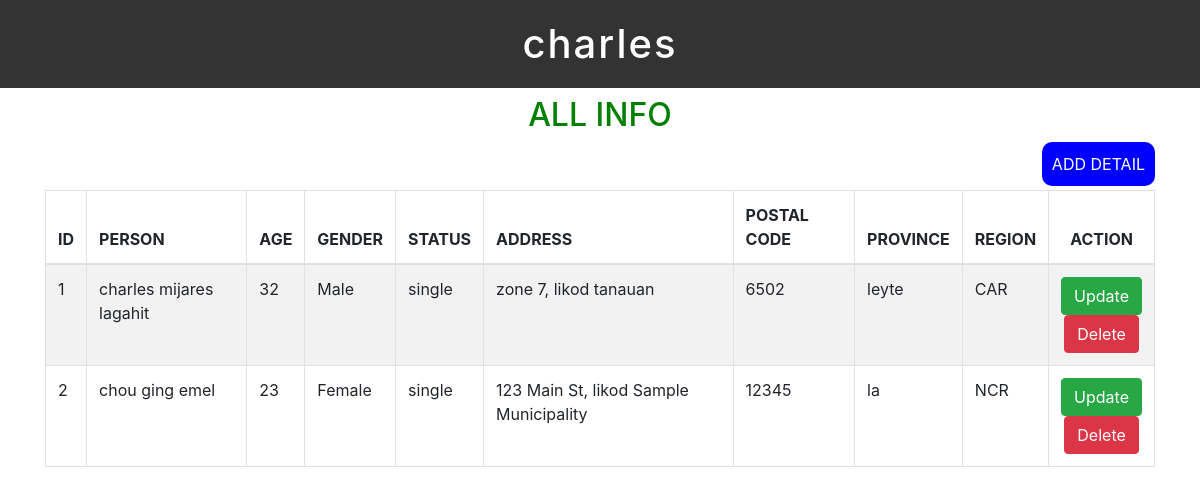
The page / on the database its author committed.
### tables this page shows
CREATE TABLE `person_info` (
  `id` int(100) NOT NULL,
  `first_name` varchar(100) NOT NULL,
  `middle_name` varchar(100) NOT NULL,
  `last_name` varchar(100) NOT NULL,
  `age` int(100) NOT NULL,
  `gender` varchar(100) NOT NULL,
  `status` varchar(100) NOT NULL,
  `street` varchar(50) NOT NULL,
  `barangay` varchar(50) NOT NULL,
  `municipality` varchar(50) NOT NULL,
  `postal_code` int(50) NOT NULL,
  `province` varchar(50) NOT NULL,
  `region` varchar(50) NOT NULL
);

### index.php (the view, shortened to what this page needs)
<?php
include 'header.php';
?>
<div class="box1">
    <h2 style="text-align:center; color:green;">ALL INFO</h2>
    <div>
        <a href="personal.php" style="background:blue; padding:10px; float:right; text-decoration:none; color:white; border-radius:10px;">ADD DETAIL</a>
    </div>
</div>
<br>
<br>
<table class="table table-hover table-bordered table-striped">
    <thead>
        <tr>
            <th>ID</th>
            <th>PERSON</th>
            <th>AGE</th>
            <th>GENDER</th>
            <th>STATUS</th>
            <th>ADDRESS</th>
            <th>POSTAL CODE</th>
            <th>PROVINCE</th>
            <th>REGION</th>
            <th style="text-align:center;">ACTION</th>
        </tr>
    </thead>
    <tbody>
        <?php
            include 'db_conn.php';
            $query = "select * from `person_info`";
            $result = mysqli_query($conn,$query);
            $number = 1;
            if(!$result){
                die("query failed" . mysqli_error());
            } else {
                while($row = mysqli_fetch_assoc($result)){
                    echo '<tr>';
                    echo '<td scope="row">' . $number . '</td>';
                    echo '<td>' . $row['first_name'] . ' ' . $row['middle_name'] . ' ' . $row['last_name'] . '</td>';
                    echo '<td>' . $row['age'] . '</td>';
                    echo '<td>' . $row['gender'] . '</td>';
                    echo '<td>' . $row['status'] . '</td>';
                    echo '<td>' . $row['street'] . ', ' . $row['barangay'] . ' ' . $row['municipality'] . '</td>';
                    echo '<td>' . $row['postal_code'] . '</td>';
                    echo '<td>' . $row['province'] . '</td>';
                    echo '<td>' . $row['region'] . '</td>';
                    ?>
                <td style="text-align: center;"><a href="update_page_.php?id=<?php echo $row['id']; ?>" class="btn btn-success">Update</a> <br>
               <a href="delete_page_1.php?id=<?php echo $row['id']; ?>" class="btn btn-danger">Delete</a></td>
                  <?php
                    $number++;
                }
            }
        ?>
    </tbody>
</table>
<?php include 'footer.php'; ?>

### header.php (shortened to what this page needs)
<!DOCTYPE html>
<html lang="en">
<head>
    <link rel="stylesheet" href="style.css">
   <link rel="stylesheet" href="https://stackpath.bootstrapcdn.com/bootstrap/4.3.1/css/bootstrap.min.css">
     <link rel="stylesheet" href="https://stackpath.bootstrapcdn.com/bootstrap/4.3.1/css/bootstrap.min.css">
</head>
<body>
    <h1 id="main_title">charles </h1>
 <div class="container">

### footer.php (shortened to what this page needs)
</body>
</html>

### style.css (style rules this page uses)
#main_title { text-align: center; background-color: #333; color: #fff; padding: 20px; letter-spacing: 2px; font-weight: 500; }

### rows shown on the page
person_info: first_name "charles", middle_name "mijares", last_name "lagahit", age "32", gender "Male", status "single", street "zone 7", barangay "likod", municipality "tanauan", postal_code "6502", province "leyte", region "CAR"
person_info: first_name "chou", middle_name "ging", last_name "emel", age "23", gender "Female", status "single", street "123 Main St", barangay "likod", municipality "Sample Municipality", postal_code "12345", province "la", region "NCR"
